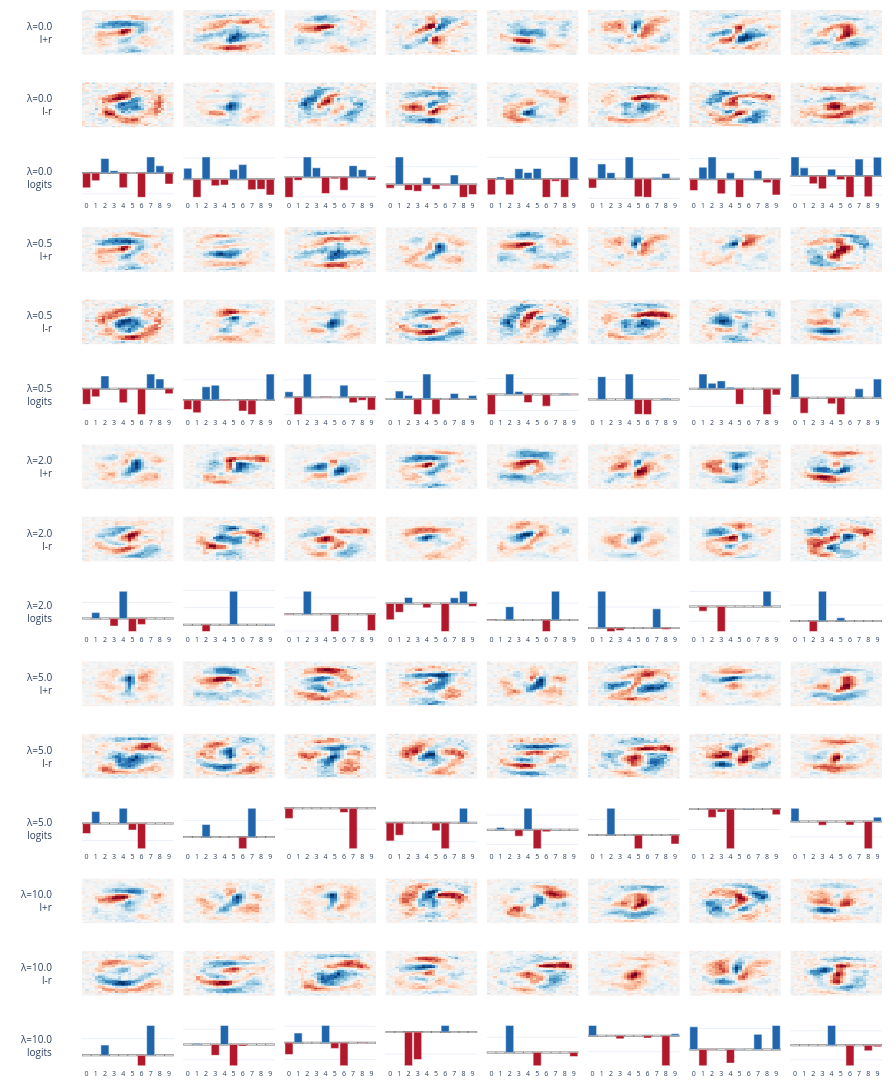

Notebook code for this chart:
### Code cell
fig = plot_component_grid(
    sparsity_models,
    [f"λ={lam}" for lam in lams],
    n_comp=8,
    height_per_group=360,
)
fig
